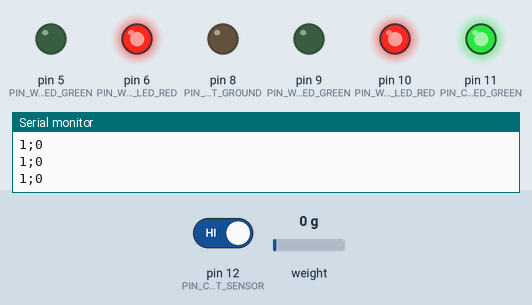
The sketch below on a simulated Arduino Uno, built with avr-gcc and run on an emulated ATmega328P. Shown: output pins drawn as LEDs (lit = HIGH), the last lines printed to the serial monitor. Inputs (shaded band) come from the test bench; at power-on: pin 12 (PIN_CONTACT_SENSOR) HIGH, weight on the scale 0 g.

Above: at 2.4 s.
2.5 s: pin 12 (PIN_CONTACT_SENSOR) driven LOW
At 3.5 s:
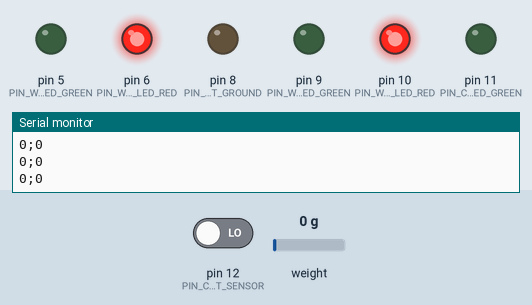
4.0 s: pin 12 (PIN_CONTACT_SENSOR) driven HIGH
At 4.8 s:
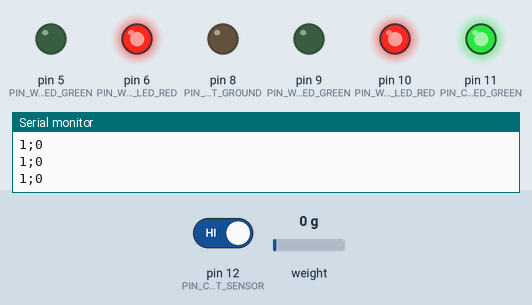
Timing chart, 0 to 7.0 s (numbered marks = the images above; inputs shaded):
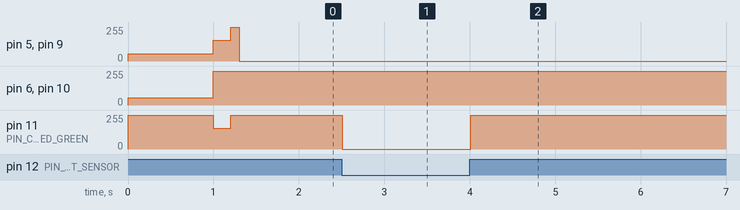

The sketch:

Digital_Knot_Trainer.ino
```cpp
#include <HX711.h>

  const int PIN_CONTACT_LED_GREEN = 11;

  const int PIN_WEIGHT_1_LED_RED = 10;
  const int PIN_WEIGHT_1_LED_GREEN = 9;

  const int PIN_WEIGHT_2_LED_RED = 6;
  const int PIN_WEIGHT_2_LED_GREEN = 5;

  const int PIN_LOADCELL_DATA = 14;
  const int PIN_LOADCELL_SCK = 13;

  const int PIN_CONTACT_SENSOR = 12;
  const int PIN_CONTACT_GROUND = 8;

  //If you use a RGB LED with a common anode (+), set to true, if you use a common cathode (-) LED, set to false
  const bool commonAnodeLED = true;


  HX711 scale;

  //Indiviual for each cell, use the Calibrate_Knottrainer.ino script to determine this factor
  const int Loadcell_Calibration_Factor = -215;

  //The "ideal" tension weight in grams on the trainer, should be a low weight (No tension)
  const int minWeight = 20;

  //The falloff tension weight on the trainer, should start around 300-400g
  const int fallOffWeight = -400;

  //The maximum tension weight on the trainer, should be around 500g
  const int maxWeight = -500;


void setup() {

  Serial.begin(57600);

  pinMode(PIN_CONTACT_LED_GREEN,   OUTPUT);

  pinMode(PIN_WEIGHT_1_LED_GREEN,   OUTPUT);
  pinMode(PIN_WEIGHT_1_LED_RED, OUTPUT);

  pinMode(PIN_WEIGHT_2_LED_GREEN,   OUTPUT);
  pinMode(PIN_WEIGHT_2_LED_RED, OUTPUT);

  pinMode(PIN_LOADCELL_DATA,   INPUT);
  pinMode(PIN_LOADCELL_SCK, INPUT);

  pinMode(PIN_CONTACT_SENSOR,  INPUT_PULLUP);
  pinMode(PIN_CONTACT_GROUND, OUTPUT);


  SetWeightLed(200, 200);
  SetContactLed(0);

  scale.begin(PIN_LOADCELL_DATA, PIN_LOADCELL_SCK);
  scale.set_scale(Loadcell_Calibration_Factor);
  scale.tare();

  SetWeightLed(0, 100);
  SetContactLed(100);

  delay(200);

  SetWeightLed(0, 0);
  SetContactLed(0);

}

void loop() {

  bool contact = CheckWireContact();
  int grams = CheckWeight();

  Serial.print(contact);
  Serial.print(";");
  Serial.print(grams);
  Serial.print("\r");
  Serial.print("\n");
}

int CheckWeight()
{
  int grams = scale.get_units(1);

  if(grams > minWeight)
    grams = minWeight;

  if(grams < maxWeight)
    grams = maxWeight;

  int redStrength = 0;
  int greenStrength = 255;

  if(grams<=fallOffWeight)
  {
    redStrength = map(grams, fallOffWeight, maxWeight, 0, 255);
    greenStrength = map(grams, fallOffWeight, maxWeight, 255, 0);
  }

  SetWeightLed(redStrength, greenStrength);

  return grams;
}

bool CheckWireContact()
{
    digitalWrite(PIN_CONTACT_GROUND, LOW);
    bool contact = digitalRead(PIN_CONTACT_SENSOR);

    if(contact)
      SetContactLed(0);

    else
      SetContactLed(255);

    return contact;
}

void SetContactLed(byte green)
{
   if(commonAnodeLED)
    green = 255 - green;

  analogWrite(PIN_CONTACT_LED_GREEN, green);

}

void SetWeightLed(byte red, byte green)
{
  if(commonAnodeLED)
  {
    red = 255 - red;
    green = 255 - green;
  }

  analogWrite(PIN_WEIGHT_1_LED_GREEN,  green);
  analogWrite(PIN_WEIGHT_1_LED_RED, red);

  analogWrite(PIN_WEIGHT_2_LED_GREEN,  green);
  analogWrite(PIN_WEIGHT_2_LED_RED, red);
}
```

Measured:
- after the input at 2.5 s, pin 11 (PIN_CONTACT_LED_GREEN): 255/255 → 0/255 at once
- after the input at 4.0 s, pin 11 (PIN_CONTACT_LED_GREEN): 0/255 → 255/255 at once
